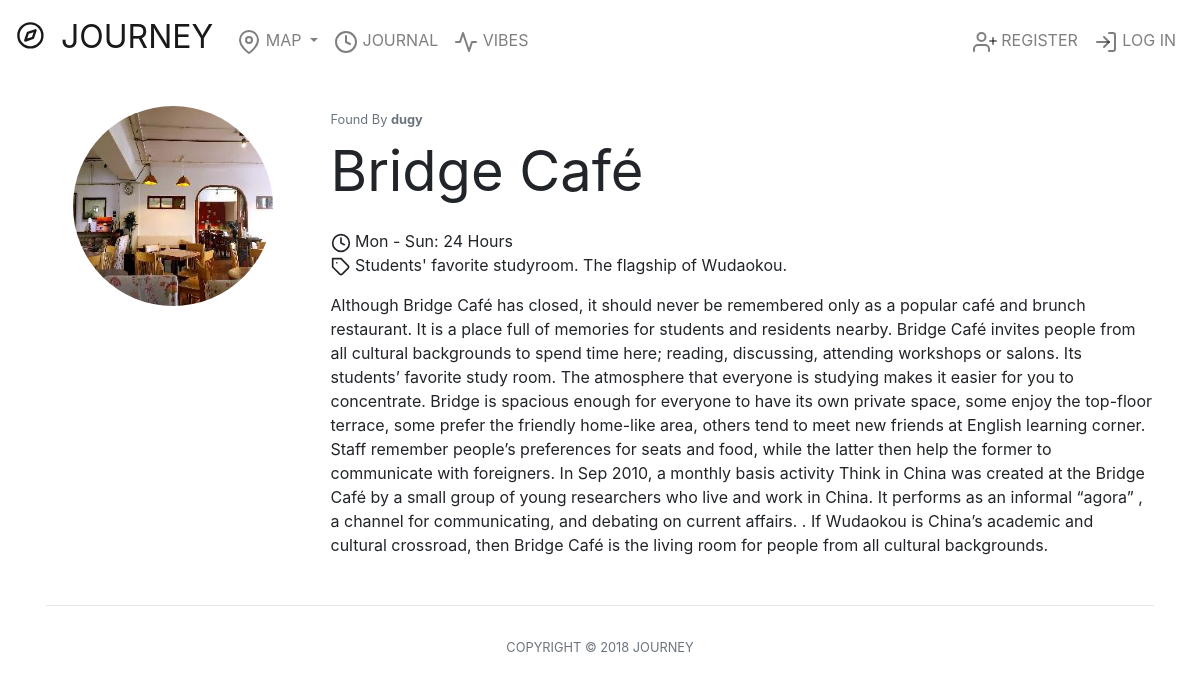
Screenshot of /station/Bridge Café with the database file from the repository.
### journeyapp/models.py (models this page shows, shortened)
class Station(db.Model):
    id = db.Column(db.Integer, primary_key=True)
    name = db.Column(db.Text, unique=True, nullable=False)
    latitude = db.Column(db.Numeric(10,7), nullable=False, default=39.9931568)
    longtitude = db.Column(db.Numeric(10,7), nullable=False, default=116.3375482)
    timeinfo = db.Column(db.Text, nullable=False)
    feature = db.Column(db.Text,nullable=False)
    abstract = db.Column(db.Text, nullable=False)
    image_file = db.Column(db.String(70), nullable=False, default="default.jpg")
    user_id = db.Column(db.Integer, db.ForeignKey('user.id'), nullable=False)
    events = db.relationship('Event', backref='station', lazy=True)
    journals = db.relationship('Journal', backref='station', lazy=True)

class User(db.Model):
    id = db.Column(db.Integer, primary_key=True)
    username = db.Column(db.Text, unique=True, nullable=False)
    email = db.Column(db.Text, unique=True, nullable=False)
    image_file = db.Column(db.String(70), nullable=False, default="default.jpg")
    password = db.Column(db.Text, nullable=False)
    posts = db.relationship('Post', backref='author', lazy=True)
    stations = db.relationship('Station', backref='seer', lazy=True)
    events = db.relationship('Event', backref='user', lazy=True)

### journeyapp/routes.py (the view)
@app.route("/station/<string:station_name>")
def station_public(station_name):
    page = request.args.get("page", 1, type=int)
    station = Station.query.filter_by(name=station_name).first()
    if not station:
        return apology("This station does not exist!", 400)
    journals = Journal.query.filter_by(station=station)\
        .order_by(Journal.date_posted.desc())\
        .paginate(per_page=2,page=page)
    return render_template("station_public.html", journals=journals, station=station)

### journeyapp/routes.py (called while the page is built)
@app.after_request
def after_request(response):
    response.headers["Cache-Control"] = "no-cache, no-store, must-revalidate"
    response.headers["Expires"] = 0
    response.headers["Pragma"] = "no-cache"
    return response

### journeyapp/templates/station_public.html (shortened to what this page needs)
{% extends "layout.html" %}
{% block content %}
<div id="content-fluid" class="container p-3">
    <div class="row mt-2 mb-2">
    <div class="mt-2 mb-3 col-sm-3">
        <img class="rounded-circle" width="200" height="200" src="{{ url_for('static', filename='station_pics/' + station.image_file) }}" alt="Station Avatar">
    </div>
    <div class="mt-2 mb-3 col-sm-9 text-sm-left">
        <small class="text-muted">Found By </small>
        <a class="text-muted" href="{{url_for('user_public',username=station.seer.username)}}"><small><b>{{station.seer.username}}</b></small></a>
        <div class="mt-2 mb-2">
            <h4 class="display-4"><b>{{station.name}}</b></h4>
        </div>
        <div class="mt-4">
            <p>
                <svg xmlns="http://www.w3.org/2000/svg" width="20" height="20" viewBox="0 0 24 24" fill="none" stroke="currentColor" stroke-width="2" stroke-linecap="round" stroke-linejoin="round" class="feather feather-clock"><circle cx="12" cy="12" r="10"></circle><polyline points="12 6 12 12 16 14"></polyline></svg>
                {{station.timeinfo}}
            <br>
                {{station.feature}}
            </p>
            <p>
                {{station.abstract}}
            </p>
        </div>
    </div>
    </div>
    <hr/>
</div>
{% endblock %}

### journeyapp/templates/layout.html (shortened to what this page needs)
<!DOCTYPE html>
<html lang="en">
    <head>
        <link href="https://maxcdn.bootstrapcdn.com/bootstrap/4.1.3/css/bootstrap.min.css" rel="stylesheet">
        <link href="/static/styles.css" rel="stylesheet">
    </head>
    <body>
            <nav class="navbar navbar-expand-md navbar-light" >
                <a class="navbar-brand" href="/">
                    JOURNEY
                </a>
                <div class="collapse navbar-collapse" id="navbar-content">
                    <div class="navbar-nav mr-auto mt-2">
                        <div class="nav-item dropdown">
                            <a class="nav-link dropdown-toggle {% block map%} {% endblock %}" href="#" id="navbarDropdownMenuLink" data-toggle="dropdown" aria-haspopup="true" aria-expanded="false">
                                MAP
                            </a>
                        </div>
                        <a class="nav-item nav-link {% block journal%} {% endblock %}" href="/journal">
                            <svg xmlns="http://www.w3.org/2000/svg" width="24" height="24" viewBox="0 0 24 24" fill="none" stroke="currentColor" stroke-width="2" stroke-linecap="round" stroke-linejoin="round" class="feather feather-clock"><circle cx="12" cy="12" r="10"></circle><polyline points="12 6 12 12 16 14"></polyline></svg>
                            JOURNAL
                        </a>
                        <a class="nav-item nav-link {% block forum%} {% endblock %}" href="/forum">
                            <svg xmlns="http://www.w3.org/2000/svg" width="24" height="24" viewBox="0 0 24 24" fill="none" stroke="currentColor" stroke-width="2" stroke-linecap="round" stroke-linejoin="round" class="feather feather-activity"><polyline points="22 12 18 12 15 21 9 3 6 12 2 12"></polyline></svg>
                            VIBES
                        </a>
                    </div>
                    {% if session.user_id %}
                    <div class="navbar-nav ml-auto mt-2">
                        <a class="nav-item nav-link {% block anchor %} {% endblock %}" href="/anchor/new">
                            <svg xmlns="http://www.w3.org/2000/svg" width="24" height="24" viewBox="0 0 24 24" fill="none" stroke="currentColor" stroke-width="2" stroke-linecap="round" stroke-linejoin="round" class="feather feather-eye"><path d="M1 12s4-8 11-8 11 8 11 8-4 8-11 8-11-8-11-8z"></path><circle cx="12" cy="12" r="3"></circle></svg>
                            {% block anchortag %} {% endblock %}
                        </a>
                        <a class="nav-item nav-link {% block write %} {% endblock %}" href="/write/new">
                            <svg xmlns="http://www.w3.org/2000/svg" width="24" height="24" viewBox="0 0 24 24" fill="none" stroke="currentColor" stroke-width="2" stroke-linecap="round" stroke-linejoin="round" class="feather feather-camera"><path d="M23 19a2 2 0 0 1-2 2H3a2 2 0 0 1-2-2V8a2 2 0 0 1 2-2h4l2-3h6l2 3h4a2 2 0 0 1 2 2z"></path><circle cx="12" cy="13" r="4"></circle></svg>
                            {% block writetag %} {% endblock %}
                        </a>
                        <a class="nav-item nav-link {% block report%} {% endblock %}" href="/report/new">
                            <svg xmlns="http://www.w3.org/2000/svg" width="24" height="24" viewBox="0 0 24 24" fill="none" stroke="currentColor" stroke-width="2" stroke-linecap="round" stroke-linejoin="round" class="feather feather-message-circle"><path d="M21 11.5a8.38 8.38 0 0 1-.9 3.8 8.5 8.5 0 0 1-7.6 4.7 8.38 8.38 0 0 1-3.8-.9L3 21l1.9-5.7a8.38 8.38 0 0 1-.9-3.8 8.5 8.5 0 0 1 4.7-7.6 8.38 8.38 0 0 1 3.8-.9h.5a8.48 8.48 0 0 1 8 8v.5z"></path></svg>
                            {% block reporttag %} {% endblock %}
                        </a>
                        <a class="nav-item nav-link {% block profile%} {% endblock %}" href="/profile">
                            <svg xmlns="http://www.w3.org/2000/svg" width="24" height="24" viewBox="0 0 24 24" fill="none" stroke="currentColor" stroke-width="2" stroke-linecap="round" stroke-linejoin="round" class="feather feather-user"><path d="M20 21v-2a4 4 0 0 0-4-4H8a4 4 0 0 0-4 4v2"></path><circle cx="12" cy="7" r="4"></circle></svg>
                            {% block profiletag %} {% endblock %}
                        </a>
                        <a class="nav-item nav-link" href="/logout">
                            <svg xmlns="http://www.w3.org/2000/svg" width="24" height="24" viewBox="0 0 24 24" fill="none" stroke="currentColor" stroke-width="2" stroke-linecap="round" stroke-linejoin="round" class="feather feather-log-out"><path d="M9 21H5a2 2 0 0 1-2-2V5a2 2 0 0 1 2-2h4"></path><polyline points="16 17 21 12 16 7"></polyline><line x1="21" y1="12" x2="9" y2="12"></line></svg>
                        </a>
                    </div>
                    {% else %}
                    <div class="navbar-nav ml-auto mt-2">
                        <a class="nav-item nav-link" href="/register">
                            REGISTER
                        </a>
                        <a class="nav-item nav-link" href="/login">
                            LOG IN
                        </a>
                    </div>
                    {% endif %}
                </div>
            </nav>
            <main>
                    {% block content %}{% endblock %}
            </main>
            <footer class="small text-center text-muted">
                COPYRIGHT &#169; 2018 JOURNEY
            </footer>
    </body>

### journeyapp/static/styles.css (style rules this page uses)
.navbar { background-color: #ffffff !important; }
nav .navbar-brand { font-size: xx-large; }
main { overflow-x: auto; text-align: center; }
main img { max-width: 100%; }
html, body { height: 100%; margin: 0; padding: 0; }

### rows the page displays
Station: image_file (picture), name "Bridge Café", timeinfo "Mon - Sun: 24 Hours", feature "Students' favorite studyroom. The flagship of Wudaokou.", abstract "Although Bridge Café has closed, it should never be remembered only as a popular café and brunch restaurant. It is a place full of memories for students and residents nearby. Bridge Café invites people from all cultural backgrounds to spend time here; reading, discussing, attending workshops or salons. Its students’ favorite study room. The atmosphere that everyone is studying makes it easier for you to concentrate. Bridge is spacious enough for everyone to have its own private space, some enjoy the top-floor terrace, some prefer the friendly home-like area, others tend to meet new friends at English learning corner. Staff remember people’s preferences for seats and food, while the latter…"
User: seer.username "dugy"
